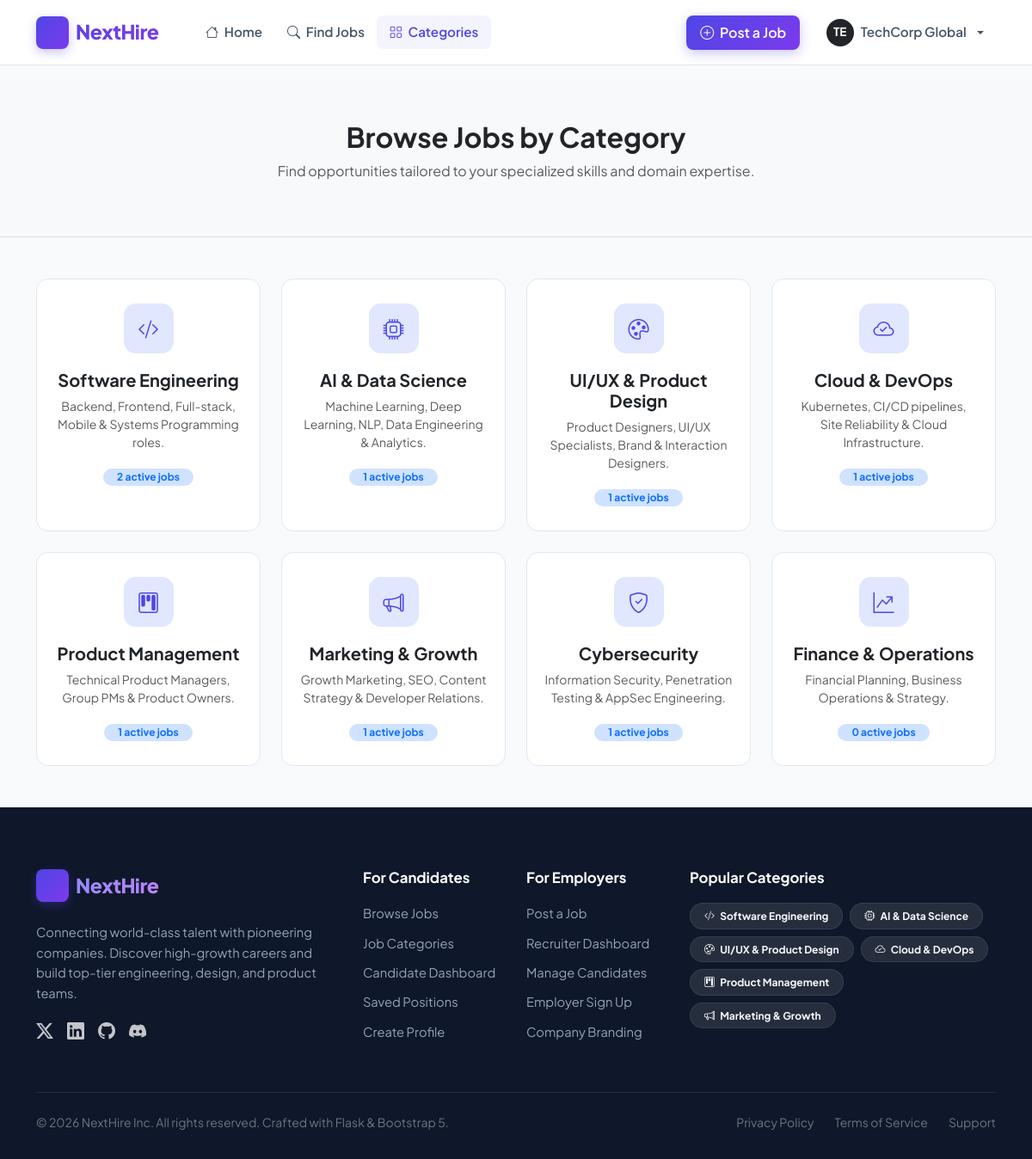
Page /categories (signed in) on the committed database.
### app/models.py (models this page shows, shortened)
class User(UserMixin, db.Model):
    __tablename__ = 'users'
    id = db.Column(db.Integer, primary_key=True)
    username = db.Column(db.String(80), unique=True, nullable=False, index=True)
    email = db.Column(db.String(120), unique=True, nullable=False, index=True)
    password_hash = db.Column(db.String(256), nullable=False)
    role = db.Column(db.String(20), nullable=False, default='jobseeker')  # 'jobseeker', 'employer', 'admin'
    is_active = db.Column(db.Boolean, default=True)
    created_at = db.Column(db.DateTime, default=datetime.utcnow)
    seeker_profile = db.relationship('UserProfile', backref='user', uselist=False, cascade='all, delete-orphan')
    company_profile = db.relationship('CompanyProfile', backref='user', uselist=False, cascade='all, delete-orphan')
    posted_jobs = db.relationship('Job', backref='employer', lazy='dynamic', cascade='all, delete-orphan')
    applications = db.relationship('Application', backref='seeker', lazy='dynamic', cascade='all, delete-orphan')
    saved_jobs = db.relationship('SavedJob', backref='seeker', lazy='dynamic', cascade='all, delete-orphan')
    @property
    def is_seeker(self):
        return self.role == 'jobseeker'
    @property
    def is_employer(self):
        return self.role == 'employer'
    @property
    def display_name(self):
        if self.is_seeker and self.seeker_profile and self.seeker_profile.full_name:
            return self.seeker_profile.full_name
        if self.is_employer and self.company_profile and self.company_profile.company_name:
            return self.company_profile.company_name
        return self.username

class CompanyProfile(db.Model):
    __tablename__ = 'company_profiles'
    id = db.Column(db.Integer, primary_key=True)
    user_id = db.Column(db.Integer, db.ForeignKey('users.id', ondelete='CASCADE'), nullable=False, unique=True)
    company_name = db.Column(db.String(150), nullable=False)
    tagline = db.Column(db.String(200), nullable=True)
    industry = db.Column(db.String(100), nullable=True)
    company_size = db.Column(db.String(50), nullable=True)  # e.g., "10-50 employees", "500+ employees"
    website = db.Column(db.String(200), nullable=True)
    location = db.Column(db.String(100), nullable=True)
    logo_filename = db.Column(db.String(255), nullable=True)
    about = db.Column(db.Text, nullable=True)
    founded_year = db.Column(db.Integer, nullable=True)
    updated_at = db.Column(db.DateTime, default=datetime.utcnow, onupdate=datetime.utcnow)

class JobCategory(db.Model):
    __tablename__ = 'job_categories'
    id = db.Column(db.Integer, primary_key=True)
    name = db.Column(db.String(80), nullable=False, unique=True)
    slug = db.Column(db.String(80), nullable=False, unique=True, index=True)
    icon_class = db.Column(db.String(60), default='bi-briefcase')
    description = db.Column(db.String(255), nullable=True)
    jobs = db.relationship('Job', backref='category', lazy='dynamic')
    @property
    def active_jobs_count(self):
        return self.jobs.filter_by(status='active').count()

### app/routes/main.py (the view)
@main_bp.route('/categories')
def categories():
    all_categories = JobCategory.query.all()
    return render_template('main/categories.html', categories=all_categories)

### app/templates/main/categories.html (shortened to what this page needs)
{% extends "base.html" %}
{% block content %}
<div class="py-5 bg-light border-bottom text-center">
    <div class="container">
        <h2 class="fw-bold text-dark mb-2">Browse Jobs by Category</h2>
        <p class="text-muted">Find opportunities tailored to your specialized skills and domain expertise.</p>
    </div>
</div>
<div class="container py-5">
    <div class="row g-4">
        {% for cat in categories %}
        <div class="col-xl-3 col-lg-4 col-md-6">
            <a href="{{ url_for('main.jobs', category=cat.id) }}" class="category-card h-100">
                <div class="category-icon-box">
                    <i class="bi {{ cat.icon_class }}"></i>
                </div>
                <h5 class="fw-bold mb-2 text-dark">{{ cat.name }}</h5>
                <p class="text-muted small mb-3">{{ cat.description or 'Explore top listings in this field.' }}</p>
                <div class="badge bg-primary-subtle text-primary rounded-pill px-3 py-1">
                    {{ cat.active_jobs_count }} active jobs
                </div>
            </a>
        </div>
        {% endfor %}
    </div>
</div>
{% endblock %}

### app/templates/base.html (shortened to what this page needs)
<!DOCTYPE html>
<html lang="en">
<head>
    <link href="https://cdn.jsdelivr.net/npm/bootstrap@5.3.3/dist/css/bootstrap.min.css" rel="stylesheet">
    <link rel="stylesheet" href="https://cdn.jsdelivr.net/npm/bootstrap-icons@1.11.3/font/bootstrap-icons.min.css">
    <link rel="stylesheet" href="{{ url_for('static', filename='css/style.css') }}">
</head>
<body>
    <nav class="navbar navbar-expand-lg navbar-custom sticky-top">
        <div class="container">
            <a class="navbar-brand brand-logo" href="{{ url_for('main.index') }}">
                <div class="brand-icon">
                    <i class="bi bi-briefcase-fill"></i>
                </div>
                <span>NextHire</span>
            </a>
            <div class="collapse navbar-collapse" id="navbarMain">
                <ul class="navbar-nav me-auto mb-2 mb-lg-0 ms-lg-4">
                    <li class="nav-item">
                        <a class="nav-link {% if request.endpoint == 'main.index' %}active{% endif %}" href="{{ url_for('main.index') }}">
                            <i class="bi bi-house me-1"></i> Home
                        </a>
                    </li>
                    <li class="nav-item">
                        <a class="nav-link {% if request.endpoint == 'main.jobs' %}active{% endif %}" href="{{ url_for('main.jobs') }}">
                            <i class="bi bi-search me-1"></i> Find Jobs
                        </a>
                    </li>
                    <li class="nav-item">
                        <a class="nav-link {% if request.endpoint == 'main.categories' %}active{% endif %}" href="{{ url_for('main.categories') }}">
                            <i class="bi bi-grid me-1"></i> Categories
                        </a>
                    </li>
                </ul>
                <ul class="navbar-nav align-items-lg-center gap-2">
                    {% if current_user.is_authenticated %}
                        {% if current_user.is_seeker %}
                            <li class="nav-item">
                                <a class="nav-link" href="{{ url_for('seeker.saved_jobs') }}">
                                    <i class="bi bi-bookmark me-1"></i> Saved
                                </a>
                            </li>
                            <li class="nav-item dropdown">
                                <a class="nav-link dropdown-toggle d-flex align-items-center gap-2" href="#" role="button" data-bs-toggle="dropdown">
                                    <div class="rounded-circle bg-primary text-white d-flex align-items-center justify-content-center" style="width: 32px; height: 32px; font-size: 0.85rem; font-weight: 700;">
                                        {{ current_user.username[:2].upper() }}
                                    </div>
                                    <span>{{ current_user.display_name }}</span>
                                </a>
                                <ul class="dropdown-menu dropdown-menu-end shadow-lg border-0 mt-2 rounded-3">
                                    <li class="px-3 py-2 border-bottom">
                                        <div class="small text-muted">Signed in as</div>
                                        <div class="fw-bold text-dark">{{ current_user.email }}</div>
                                        <span class="badge bg-primary-subtle text-primary mt-1">Candidate</span>
                                    </li>
                                    <li><a class="dropdown-item py-2" href="{{ url_for('seeker.dashboard') }}"><i class="bi bi-speedometer2 me-2 text-primary"></i> Dashboard</a></li>
                                    <li><a class="dropdown-item py-2" href="{{ url_for('seeker.applications') }}"><i class="bi bi-send me-2 text-primary"></i> My Applications</a></li>
                                    <li><a class="dropdown-item py-2" href="{{ url_for('seeker.saved_jobs') }}"><i class="bi bi-bookmark me-2 text-primary"></i> Saved Jobs</a></li>
                                    <li><a class="dropdown-item py-2" href="{{ url_for('seeker.profile') }}"><i class="bi bi-person me-2 text-primary"></i> Edit Profile</a></li>
                                    <li><hr class="dropdown-divider"></li>
                                    <li><a class="dropdown-item py-2 text-danger" href="{{ url_for('auth.logout') }}"><i class="bi bi-box-arrow-right me-2"></i> Sign Out</a></li>
                                </ul>
                            </li>
                        {% elif current_user.is_employer %}
                            <li class="nav-item">
                                <a class="btn btn-primary-gradient py-2 px-3 me-2" href="{{ url_for('employer.post_job') }}">
                                    <i class="bi bi-plus-circle me-1"></i> Post a Job
                                </a>
                            </li>
                            <li class="nav-item dropdown">
                                <a class="nav-link dropdown-toggle d-flex align-items-center gap-2" href="#" role="button" data-bs-toggle="dropdown">
                                    <div class="rounded-circle bg-dark text-white d-flex align-items-center justify-content-center" style="width: 32px; height: 32px; font-size: 0.85rem; font-weight: 700;">
                                        {{ current_user.display_name[:2].upper() }}
                                    </div>
                                    <span>{{ current_user.display_name }}</span>
                                </a>
                            </li>
                        {% endif %}
                    {% endif %}
                </ul>
            </div>
        </div>
    </nav>
    <main>
        {% block content %}{% endblock %}
    </main>
    <footer class="footer-custom">
        <div class="container">
            <div class="row g-4">
                <div class="col-lg-4 col-md-6">
                    <a class="brand-logo mb-3 d-inline-flex" href="{{ url_for('main.index') }}" style="background: linear-gradient(135deg, #818cf8 0%, #c084fc 100%); -webkit-background-clip: text; -webkit-text-fill-color: transparent;">
                        <div class="brand-icon">
                            <i class="bi bi-briefcase-fill text-white"></i>
                        </div>
                        <span>NextHire</span>
                    </a>
                    <p class="text-slate-400 pe-lg-4 mt-2" style="font-size: 0.92rem; line-height: 1.6;">
                        Connecting world-class talent with pioneering companies. Discover high-growth careers and build top-tier engineering, design, and product teams.
                    </p>
                    <div class="d-flex gap-3 mt-3">
                        <a href="#" class="text-white opacity-75 fs-5 hover-opacity"><i class="bi bi-twitter-x"></i></a>
                        <a href="#" class="text-white opacity-75 fs-5 hover-opacity"><i class="bi bi-linkedin"></i></a>
                        <a href="#" class="text-white opacity-75 fs-5 hover-opacity"><i class="bi bi-github"></i></a>
                        <a href="#" class="text-white opacity-75 fs-5 hover-opacity"><i class="bi bi-discord"></i></a>
                    </div>
                </div>
                <div class="col-lg-2 col-md-6">
                    <h5>For Candidates</h5>
                    <ul class="footer-links">
                        <li><a href="{{ url_for('main.jobs') }}">Browse Jobs</a></li>
                        <li><a href="{{ url_for('main.categories') }}">Job Categories</a></li>
                        <li><a href="{{ url_for('seeker.dashboard') }}">Candidate Dashboard</a></li>
                        <li><a href="{{ url_for('seeker.saved_jobs') }}">Saved Positions</a></li>
                        <li><a href="{{ url_for('auth.register_seeker') }}">Create Profile</a></li>
                    </ul>
                </div>
                <div class="col-lg-2 col-md-6">
                    <h5>For Employers</h5>
                    <ul class="footer-links">
                        <li><a href="{{ url_for('employer.post_job') }}">Post a Job</a></li>
                        <li><a href="{{ url_for('employer.dashboard') }}">Recruiter Dashboard</a></li>
                        <li><a href="{{ url_for('employer.applicants') }}">Manage Candidates</a></li>
                        <li><a href="{{ url_for('auth.register_employer') }}">Employer Sign Up</a></li>
                        <li><a href="{{ url_for('employer.company_profile') }}">Company Branding</a></li>
                    </ul>
                </div>
                <div class="col-lg-4 col-md-6">
                    <h5>Popular Categories</h5>
                    <div class="d-flex flex-wrap gap-2 mt-2">
                        {% for cat in global_categories[:6] %}
                            <a href="{{ url_for('main.jobs', category=cat.id) }}" class="badge bg-secondary bg-opacity-25 text-light text-decoration-none py-2 px-3 rounded-pill border border-secondary border-opacity-25">
                                <i class="bi {{ cat.icon_class }} me-1"></i> {{ cat.name }}
                            </a>
                        {% endfor %}
                    </div>
                </div>
            </div>
            <div class="border-top border-secondary border-opacity-25 mt-5 pt-4 d-flex flex-column flex-md-row justify-content-between align-items-center text-secondary small">
                <div>© 2026 NextHire Inc. All rights reserved. Crafted with Flask & Bootstrap 5.</div>
                <div class="d-flex gap-4 mt-2 mt-md-0">
                    <a href="#" class="text-secondary text-decoration-none">Privacy Policy</a>
                    <a href="#" class="text-secondary text-decoration-none">Terms of Service</a>
                    <a href="#" class="text-secondary text-decoration-none">Support</a>
                </div>
            </div>
        </div>
    </footer>
</body>
</html>

### rows in the picture
User: role.company_name "TE", display_name "TechCorp Global"
JobCategory: name "Software Engineering", description "Backend, Frontend, Full-stack, Mobile & Systems Programming roles.", active_jobs_count "2"
JobCategory: name "AI & Data Science", description "Machine Learning, Deep Learning, NLP, Data Engineering & Analytics.", active_jobs_count "1"
JobCategory: name "UI/UX & Product Design", description "Product Designers, UI/UX Specialists, Brand & Interaction Designers.", active_jobs_count "1"
JobCategory: name "Cloud & DevOps", description "Kubernetes, CI/CD pipelines, Site Reliability & Cloud Infrastructure.", active_jobs_count "1"
JobCategory: name "Product Management", description "Technical Product Managers, Group PMs & Product Owners.", active_jobs_count "1"
JobCategory: name "Marketing & Growth", description "Growth Marketing, SEO, Content Strategy & Developer Relations.", active_jobs_count "1"
JobCategory: name "Cybersecurity", description "Information Security, Penetration Testing & AppSec Engineering.", active_jobs_count "1"
JobCategory: name "Finance & Operations", description "Financial Planning, Business Operations & Strategy.", active_jobs_count "0"
